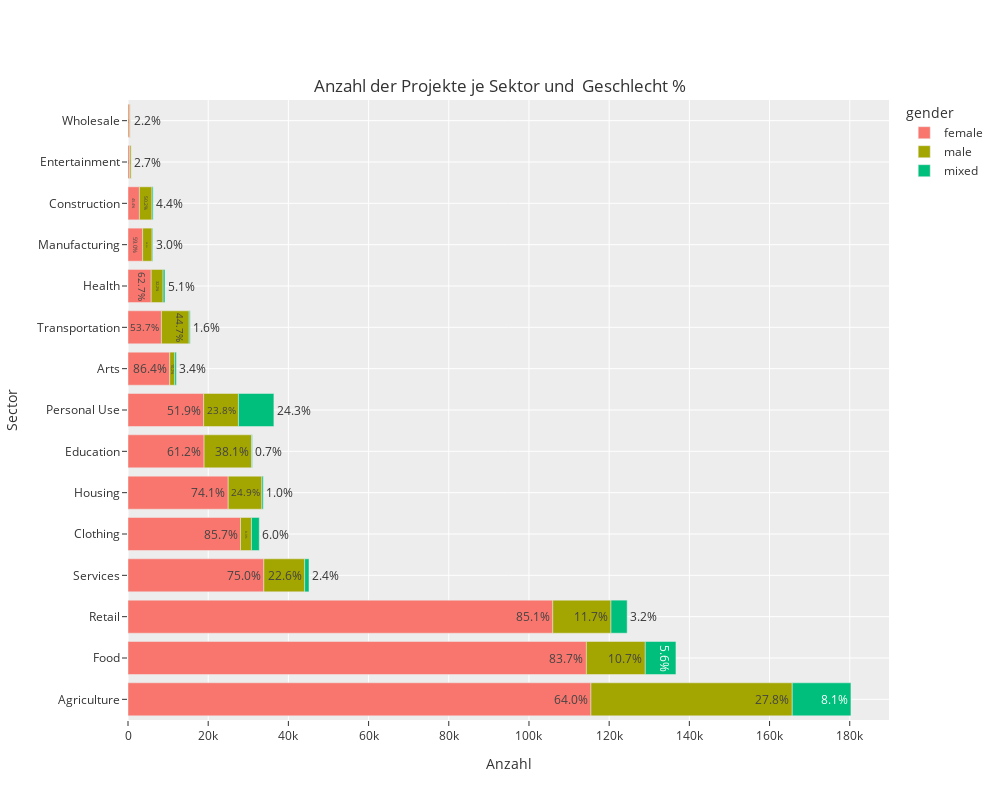

Notebook code for this chart:
### Markdown cell above
**Aufteilung in Prozent**

### Code cell
# Barplot mit Plotly Express erstellen 
fig = px.bar(grouped, 
             x='count', 
             y='sector', 
             color='gender', 
#            color_discrete_sequence=color_scale, 
             text='percentage',
             title='Anzahl der Projekte je Sektor und  Geschlecht %',
             template = 'ggplot2',
#             barmode='group',
             labels={'sector': 'Sector', 'count': 'Anzahl'})
fig.update_layout(
    title=dict(
        x=0.5,  # den Titel horizontal zentrieren
        y=0.9,  #die vertikale Position des Titels anpassen
              ), 
      width=1000, #Größe der Grafik - Breite
      height=800  #Größe der Grafik - Höhe
                 )

# Plot anzeigen lassen
fig.show()

### Figure 1 — Plotly figure (JSON) as saved in the notebook; plotly's stock layout.template omitted (floating-point values rounded to 4 significant figures)
{"data": [{"alignmentgroup": "True", "hovertemplate": "gender=female<br>Anzahl=%{x}<br>Sector=%{y}<br>percentage=%{text}<extra></extra>", "legendgroup": "female", "marker": {"color": "#F8766D", "pattern": {"shape": ""}}, "name": "female", "offsetgroup": "female", "orientation": "h", "showlegend": true, "text": ["64.0%", "83.7%", "85.1%", "75.0%", "85.7%", "74.1%", "61.2%", "51.9%", "86.4%", "53.7%", "62.7%", "59.0%", "45.4%", "49.6%", "55.5%"], "textposition": "auto", "type": "bar", "x": [115454, 114322, 105937, 33875, 28060, 24992, 18976, 18879, 10415, 8336, 5787, 3662, 2843, 412, 352], "xaxis": "x", "y": ["Agriculture", "Food", "Retail", "Services", "Clothing", "Housing", "Education", "Personal Use", "Arts", "Transportation", "Health", "Manufacturing", "Construction", "Entertainment", "Wholesale"], "yaxis": "y"}, {"alignmentgroup": "True", "hovertemplate": "gender=male<br>Anzahl=%{x}<br>Sector=%{y}<br>percentage=%{text}<extra></extra>", "legendgroup": "male", "marker": {"color": "#A3A500", "pattern": {"shape": ""}}, "name": "male", "offsetgroup": "male", "orientation": "h", "showlegend": true, "text": ["27.8%", "10.7%", "11.7%", "38.1%", "22.6%", "23.8%", "24.9%", "44.7%", "50.2%", "32.2%", "8.3%", "38.0%", "10.2%", "47.7%", "42.3%"], "textposition": "auto", "type": "bar", "x": [50206, 14689, 14514, 11829, 10187, 8667, 8394, 6934, 3147, 2969, 2728, 2359, 1236, 396, 268], "xaxis": "x", "y": ["Agriculture", "Food", "Retail", "Education", "Services", "Personal Use", "Housing", "Transportation", "Construction", "Health", "Clothing", "Manufacturing", "Arts", "Entertainment", "Wholesale"], "yaxis": "y"}, {"alignmentgroup": "True", "hovertemplate": "gender=mixed<br>Anzahl=%{x}<br>Sector=%{y}<br>percentage=%{text}<extra></extra>", "legendgroup": "mixed", "marker": {"color": "#00BF7D", "pattern": {"shape": ""}}, "name": "mixed", "offsetgroup": "mixed", "orientation": "h", "showlegend": true, "text": ["8.1%", "24.3%", "5.6%", "3.2%", "6.0%", "2.4%", "5.1%", "3.4%", "1.0%", "4.4%", "1.6%", "0.7%", "3.0%", "2.7%", "2.2%"], "textposition": "auto", "type": "bar", "x": [14642, 8839, 7646, 4043, 1954, 1078, 467, 409, 345, 278, 248, 208, 187, 22, 14], "xaxis": "x", "y": ["Agriculture", "Personal Use", "Food", "Retail", "Clothing", "Services", "Health", "Arts", "Housing", "Construction", "Transportation", "Education", "Manufacturing", "Entertainment", "Wholesale"], "yaxis": "y"}], "layout": {"barmode": "relative", "height": 800, "legend": {"title": {"text": "gender"}, "tracegroupgap": 0}, "title": {"text": "Anzahl der Projekte je Sektor und  Geschlecht %", "x": 0.5, "y": 0.9}, "width": 1000, "xaxis": {"anchor": "y", "domain": [0, 1], "title": {"text": "Anzahl"}}, "yaxis": {"anchor": "x", "domain": [0, 1], "title": {"text": "Sector"}}}}
